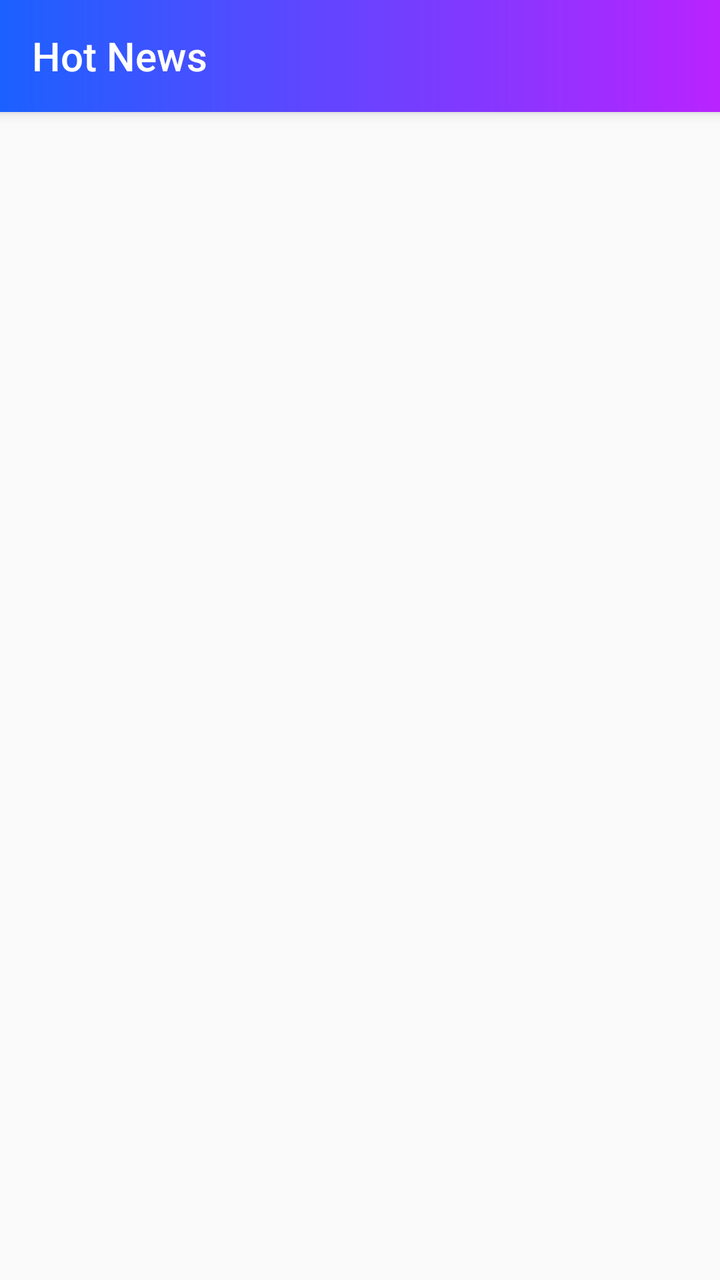
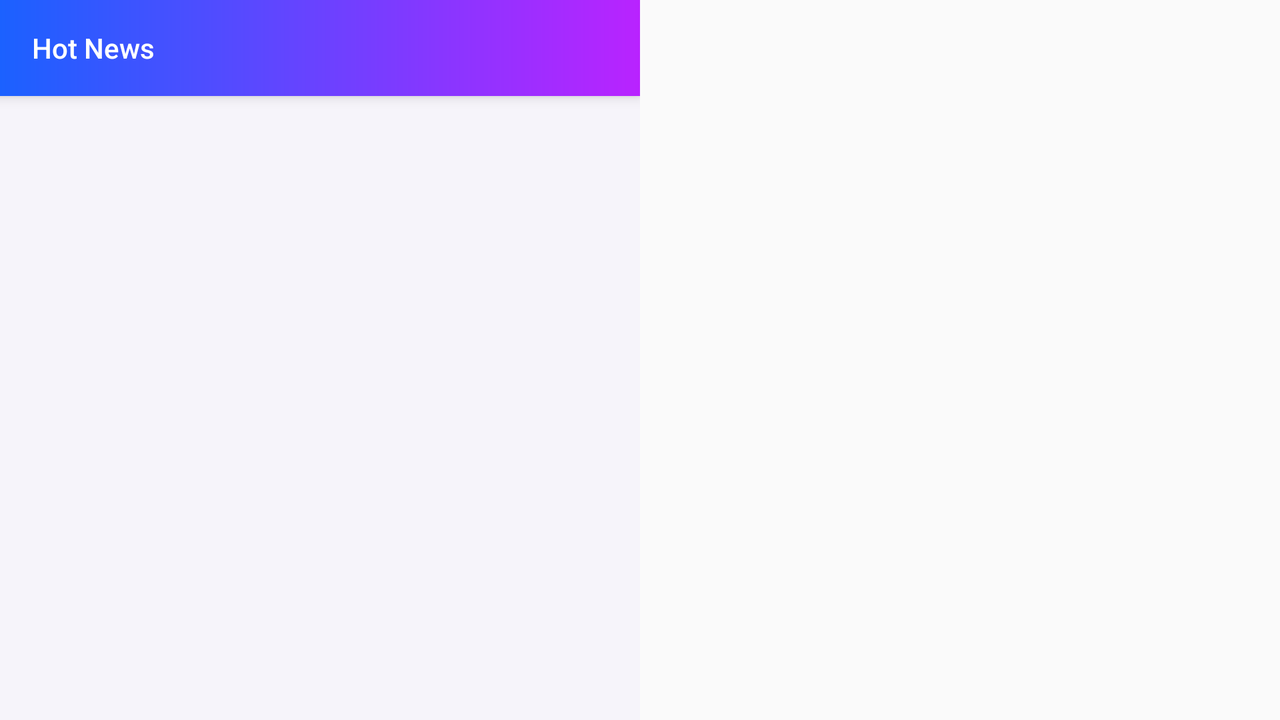

First picture: res/layout/ on a phone held upright. Second picture: the repository's own variant of that layout, on a device whose configuration matches the variant's folder. Source for both follows.
<!-- AndroidManifest.xml: activity theme News -->
<!-- res/layout/activity_main.xml -->
<?xml version="1.0" encoding="utf-8"?>
<layout
    xmlns:android="http://schemas.android.com/apk/res/android"
    xmlns:app="http://schemas.android.com/apk/res-auto">

    <androidx.coordinatorlayout.widget.CoordinatorLayout
        android:layout_width="match_parent"
        android:layout_height="match_parent">

        <com.google.android.material.appbar.AppBarLayout
            android:layout_width="match_parent"
            android:layout_height="wrap_content">

            <androidx.appcompat.widget.Toolbar
                android:id="@+id/toolbar"
                style="@style/News.Appbar"
                android:layout_width="match_parent"
                android:layout_height="wrap_content"
                app:title="@string/app_name"
                app:titleTextColor="@color/white"/>

        </com.google.android.material.appbar.AppBarLayout>

        <FrameLayout
            android:id="@+id/list_item"
            android:layout_width="match_parent"
            android:layout_height="match_parent"
            app:layout_behavior="@string/appbar_scrolling_view_behavior"/>
    </androidx.coordinatorlayout.widget.CoordinatorLayout>

</layout>
<!-- resources referenced by this layout -->
<resources>
  <color name="white">#FFFFFF</color>
  <string name="app_name">Hot News</string>
  <style name="News.Appbar">
          <item name="android:background">@drawable/title_bg</item>
      </style>
  <style name="News" parent="Theme.AppCompat.Light.NoActionBar">
          <item name="android:navigationBarColor" tools:ignore="NewApi">@color/colorPrimaryDark</item>
          <item name="android:statusBarColor" tools:ignore="NewApi">@color/colorPrimaryDark</item>
          <item name="colorAccent">@color/colorAccent</item>
          <item name="android:fontFamily">@font/sfcompact_display_regular</item>
          <item name="android:windowContentTransitions" tools:ignore="NewApi">true</item>
          <item name="android:homeAsUpIndicator">@drawable/ic_up</item>
      </style>
  <!-- drawable title_bg (drawable) -->
  <shape xmlns:android="http://schemas.android.com/apk/res/android"
         android:shape="rectangle" >
  
      <gradient
          android:angle="0"
          android:endColor="@color/titleEnd"
          android:startColor="@color/titleStart"
          android:type="linear" />
  
  </shape>
  <color name="colorPrimaryDark">#2452b9</color>
  <color name="colorAccent">#ff518d</color>
  <color name="titleEnd">#b923ff</color>
  <color name="titleStart">@color/colorPrimary</color>
  <color name="colorPrimary">#1b61ff</color>
</resources>
<!-- res/layout-land/activity_main.xml (the repository's variant of the layout above) -->
<!-- drawn on the phone turned sideways -->
<?xml version="1.0" encoding="utf-8"?>
<layout
    xmlns:android="http://schemas.android.com/apk/res/android"
    xmlns:app="http://schemas.android.com/apk/res-auto">

        <LinearLayout
            android:layout_width="match_parent"
            android:layout_height="match_parent"
            app:layout_behavior="@string/appbar_scrolling_view_behavior"
            android:baselineAligned="false">

            <androidx.coordinatorlayout.widget.CoordinatorLayout
                android:background="@color/list_bg"
                android:layout_weight="1"
                android:layout_width="0dp"
                android:layout_height="match_parent">

                <com.google.android.material.appbar.AppBarLayout
                    android:layout_width="match_parent"
                    android:layout_height="wrap_content">

                    <androidx.appcompat.widget.Toolbar
                        android:id="@+id/toolbar"
                        app:titleTextColor="@color/white"
                        app:title="@string/app_name"
                        android:layout_width="match_parent"
                        android:layout_height="wrap_content"
                        style="@style/News.Appbar"/>

                </com.google.android.material.appbar.AppBarLayout>

                <FrameLayout
                    app:layout_behavior="@string/appbar_scrolling_view_behavior"
                    android:id="@+id/list_item"
                    android:layout_width="match_parent"
                    android:layout_height="match_parent"/>
            </androidx.coordinatorlayout.widget.CoordinatorLayout>

            <FrameLayout
                android:id="@+id/detail"
                android:layout_width="0dp"
                android:layout_height="match_parent"
                android:layout_weight="1"/>
        </LinearLayout>



    </layout>
<!-- resources referenced by the variant -->
<!-- as the phone turned sideways resolves them -->
<resources>
  <color name="list_bg">#f6f4fa</color>
  <color name="white">#FFFFFF</color>
  <string name="app_name">Hot News</string>
  <style name="News.Appbar">
          <item name="android:background">@drawable/title_bg</item>
      </style>
  <style name="News" parent="Theme.AppCompat.Light.NoActionBar">
          <item name="android:navigationBarColor" tools:ignore="NewApi">@color/colorPrimaryDark</item>
          <item name="android:statusBarColor" tools:ignore="NewApi">@color/colorPrimaryDark</item>
          <item name="colorAccent">@color/colorAccent</item>
          <item name="android:fontFamily">@font/sfcompact_display_regular</item>
          <item name="android:windowContentTransitions" tools:ignore="NewApi">true</item>
          <item name="android:homeAsUpIndicator">@drawable/ic_up</item>
      </style>
  <!-- drawable title_bg (drawable) -->
  <shape xmlns:android="http://schemas.android.com/apk/res/android"
         android:shape="rectangle" >
  
      <gradient
          android:angle="0"
          android:endColor="@color/titleEnd"
          android:startColor="@color/titleStart"
          android:type="linear" />
  
  </shape>
  <color name="colorPrimaryDark">#2452b9</color>
  <color name="colorAccent">#ff518d</color>
  <color name="titleEnd">#b923ff</color>
  <color name="titleStart">@color/colorPrimary</color>
  <color name="colorPrimary">#1b61ff</color>
</resources>
